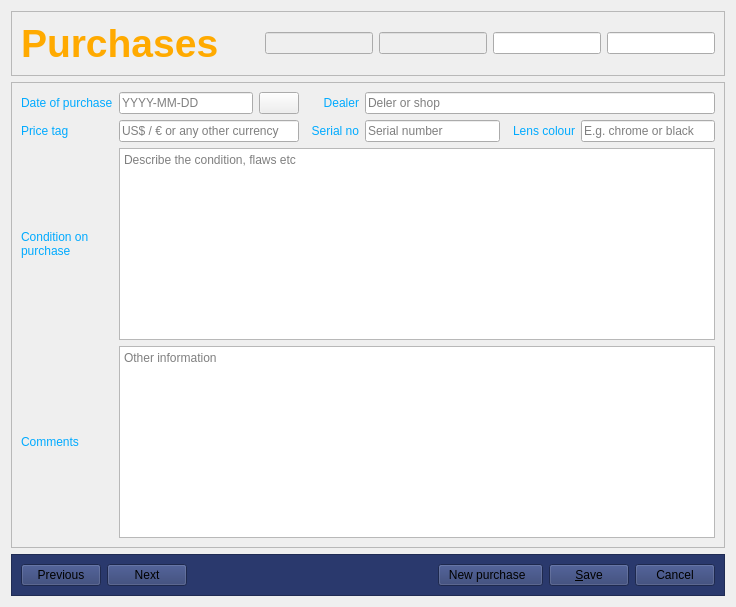
            <widget class="QWidget" name="tb_purchase">
             <attribute name="icon">
              <iconset theme="QIcon::ThemeIcon::InputGaming"/>
             </attribute>
             <attribute name="title">
              <string>Purchase</string>
             </attribute>
             <layout class="QVBoxLayout" name="verticalLayout_3">
              <item>
               <widget class="QFrame" name="frame_17">
                <property name="frameShape">
                 <enum>QFrame::Shape::StyledPanel</enum>
                </property>
                <property name="frameShadow">
                 <enum>QFrame::Shadow::Raised</enum>
                </property>
                <layout class="QHBoxLayout" name="horizontalLayout_15">
                 <item>
                  <widget class="QLabel" name="lb_purchases">
                   <property name="font">
                    <font>
                     <pointsize>29</pointsize>
                     <bold>true</bold>
                     <underline>false</underline>
                    </font>
                   </property>
                   <property name="styleSheet">
                    <string notr="true">color: rgb(255, 170, 0);</string>
                   </property>
                   <property name="text">
                    <string>Purchases</string>
                   </property>
                  </widget>
                 </item>
                 <item>
                  <spacer name="horizontalSpacer_7">
                   <property name="orientation">
                    <enum>Qt::Orientation::Horizontal</enum>
                   </property>
                   <property name="sizeHint" stdset="0">
                    <size>
                     <width>40</width>
                     <height>20</height>
                    </size>
                   </property>
                  </spacer>
                 </item>
                 <item>
                  <widget class="QLineEdit" name="le_pur_id">
                   <property name="enabled">
                    <bool>false</bool>
                   </property>
                  </widget>
                 </item>
                 <item>
                  <widget class="QLineEdit" name="le_pur_id_lens">
                   <property name="enabled">
                    <bool>false</bool>
                   </property>
                  </widget>
                 </item>
                 <item>
                  <widget class="QLineEdit" name="le_pur_datecreated"/>
                 </item>
                 <item>
                  <widget class="QLineEdit" name="le_pur_datechanged"/>
                 </item>
                </layout>
               </widget>
              </item>
              <item>
               <widget class="QFrame" name="frame_16">
                <property name="frameShape">
                 <enum>QFrame::Shape::StyledPanel</enum>
                </property>
                <property name="frameShadow">
                 <enum>QFrame::Shadow::Raised</enum>
                </property>
                <layout class="QGridLayout" name="gridLayout_6">
                 <item row="1" column="3">
                  <widget class="QLabel" name="label_50">
                   <property name="styleSheet">
                    <string notr="true">color: rgb(0, 170, 255);</string>
                   </property>
                   <property name="text">
                    <string>Dealer</string>
                   </property>
                   <property name="alignment">
                    <set>Qt::AlignmentFlag::AlignRight|Qt::AlignmentFlag::AlignTrailing|Qt::AlignmentFlag::AlignVCenter</set>
                   </property>
                  </widget>
                 </item>
                 <item row="1" column="1">
                  <widget class="QLineEdit" name="le_pur_purchase_date">
                   <property name="placeholderText">
                    <string>YYYY-MM-DD</string>
                   </property>
                  </widget>
                 </item>
                 <item row="1" column="4" colspan="3">
                  <widget class="QLineEdit" name="le_pur_purchase_from">
                   <property name="placeholderText">
                    <string>Deler or shop</string>
                   </property>
                  </widget>
                 </item>
                 <item row="2" column="5">
                  <widget class="QLabel" name="label_52">
                   <property name="styleSheet">
                    <string notr="true">color: rgb(0, 170, 255);</string>
                   </property>
                   <property name="text">
                    <string>  Lens colour</string>
                   </property>
                   <property name="alignment">
                    <set>Qt::AlignmentFlag::AlignRight|Qt::AlignmentFlag::AlignTrailing|Qt::AlignmentFlag::AlignVCenter</set>
                   </property>
                  </widget>
                 </item>
                 <item row="1" column="2">
                  <widget class="QPushButton" name="pb_pur_datepick">
                   <property name="toolTip">
                    <string>&lt;html&gt;&lt;head/&gt;&lt;body&gt;&lt;p&gt;Get date by date picker&lt;/p&gt;&lt;/body&gt;&lt;/html&gt;</string>
                   </property>
                   <property name="statusTip">
                    <string>Comfortable selection of purchase date</string>
                   </property>
                   <property name="whatsThis">
                    <string>Comfortable selection of purchase date</string>
                   </property>
                   <property name="text">
                    <string/>
                   </property>
                   <property name="icon">
                    <iconset theme="QIcon::ThemeIcon::DocumentProperties"/>
                   </property>
                   <property name="iconSize">
                    <size>
                     <width>32</width>
                     <height>32</height>
                    </size>
                   </property>
                  </widget>
                 </item>
                 <item row="4" column="1" colspan="6">
                  <widget class="QPlainTextEdit" name="le_pur_purchase_comment">
                   <property name="placeholderText">
                    <string>Other information</string>
                   </property>
                  </widget>
                 </item>
                 <item row="2" column="4">
                  <widget class="QLineEdit" name="le_pur_purchase_serial_no">
                   <property name="placeholderText">
                    <string>Serial number</string>
                   </property>
                  </widget>
                 </item>
                 <item row="4" column="0">
                  <widget class="QLabel" name="label_54">
                   <property name="styleSheet">
                    <string notr="true">color: rgb(0, 170, 255);</string>
                   </property>
                   <property name="text">
                    <string>Comments</string>
                   </property>
                  </widget>
                 </item>
                 <item row="3" column="0">
                  <widget class="QLabel" name="label_53">
                   <property name="styleSheet">
                    <string notr="true">color: rgb(0, 170, 255);</string>
                   </property>
                   <property name="text">
                    <string>Condition on
purchase</string>
                   </property>
                   <property name="margin">
                    <number>0</number>
                   </property>
                  </widget>
                 </item>
                 <item row="2" column="3">
                  <widget class="QLabel" name="label_51">
                   <property name="styleSheet">
                    <string notr="true">color: rgb(0, 170, 255);</string>
                   </property>
                   <property name="text">
                    <string>  Serial no</string>
                   </property>
                   <property name="alignment">
                    <set>Qt::AlignmentFlag::AlignRight|Qt::AlignmentFlag::AlignTrailing|Qt::AlignmentFlag::AlignVCenter</set>
                   </property>
                  </widget>
                 </item>
                 <item row="1" column="0">
                  <widget class="QLabel" name="label_48">
                   <property name="styleSheet">
                    <string notr="true">color: rgb(0, 170, 255);</string>
                   </property>
                   <property name="text">
                    <string>Date of purchase</string>
                   </property>
                  </widget>
                 </item>
                 <item row="2" column="6">
                  <widget class="QLineEdit" name="le_pur_purchase_lens_colour">
                   <property name="placeholderText">
                    <string>E.g. chrome or black</string>
                   </property>
                  </widget>
                 </item>
                 <item row="3" column="1" colspan="6">
                  <widget class="QPlainTextEdit" name="le_pur_purchase_lens_condition">
                   <property name="placeholderText">
                    <string>Describe the condition, flaws etc</string>
                   </property>
                  </widget>
                 </item>
                 <item row="2" column="0">
                  <widget class="QLabel" name="label_49">
                   <property name="styleSheet">
                    <string notr="true">color: rgb(0, 170, 255);</string>
                   </property>
                   <property name="text">
                    <string>Price tag</string>
                   </property>
                  </widget>
                 </item>
                 <item row="2" column="1" colspan="2">
                  <widget class="QLineEdit" name="le_pur_purchase_price">
                   <property name="placeholderText">
                    <string>US$ / € or any other currency</string>
                   </property>
                  </widget>
                 </item>
                </layout>
               </widget>
              </item>
              <item>
               <widget class="QFrame" name="frame_18">
                <property name="styleSheet">
                 <string notr="true">background-color: rgb(42, 57, 109);</string>
                </property>
                <property name="frameShape">
                 <enum>QFrame::Shape::StyledPanel</enum>
                </property>
                <property name="frameShadow">
                 <enum>QFrame::Shadow::Raised</enum>
                </property>
                <layout class="QHBoxLayout" name="horizontalLayout_14">
                 <item>
                  <widget class="QPushButton" name="pb_pur_previous">
                   <property name="font">
                    <font>
                     <bold>false</bold>
                     <underline>false</underline>
                    </font>
                   </property>
                   <property name="toolTip">
                    <string>Previous purchase record </string>
                   </property>
                   <property name="styleSheet">
                    <string notr="true"/>
                   </property>
                   <property name="text">
                    <string>Previous</string>
                   </property>
                   <property name="icon">
                    <iconset theme="QIcon::ThemeIcon::GoPrevious"/>
                   </property>
                   <property name="iconSize">
                    <size>
                     <width>32</width>
                     <height>32</height>
                    </size>
                   </property>
                  </widget>
                 </item>
                 <item>
                  <widget class="QPushButton" name="pb_pur_next">
                   <property name="font">
                    <font>
                     <bold>false</bold>
                     <underline>false</underline>
                    </font>
                   </property>
                   <property name="toolTip">
                    <string>Next purchase record</string>
                   </property>
                   <property name="styleSheet">
                    <string notr="true"/>
                   </property>
                   <property name="text">
                    <string>Next</string>
                   </property>
                   <property name="icon">
                    <iconset theme="QIcon::ThemeIcon::GoNext"/>
                   </property>
                   <property name="iconSize">
                    <size>
                     <width>32</width>
                     <height>32</height>
                    </size>
                   </property>
                  </widget>
                 </item>
                 <item>
                  <spacer name="horizontalSpacer_8">
                   <property name="orientation">
                    <enum>Qt::Orientation::Horizontal</enum>
                   </property>
                   <property name="sizeHint" stdset="0">
                    <size>
                     <width>40</width>
                     <height>20</height>
                    </size>
                   </property>
                  </spacer>
                 </item>
                 <item>
                  <widget class="QPushButton" name="pb_purch_new">
                   <property name="font">
                    <font>
                     <bold>false</bold>
                     <underline>false</underline>
                    </font>
                   </property>
                   <property name="toolTip">
                    <string>Add a lens you purchased</string>
                   </property>
                   <property name="styleSheet">
                    <string notr="true"/>
                   </property>
                   <property name="text">
                    <string>  New purchase    </string>
                   </property>
                   <property name="icon">
                    <iconset theme="QIcon::ThemeIcon::ContactNew"/>
                   </property>
                   <property name="iconSize">
                    <size>
                     <width>32</width>
                     <height>32</height>
                    </size>
                   </property>
                   <property name="shortcut">
                    <string>Ctrl+S</string>
                   </property>
                  </widget>
                 </item>
                 <item>
                  <widget class="QPushButton" name="pb_purch_save">
                   <property name="font">
                    <font>
                     <bold>false</bold>
                     <underline>false</underline>
                    </font>
                   </property>
                   <property name="toolTip">
                    <string>Save changes</string>
                   </property>
                   <property name="styleSheet">
                    <string notr="true"/>
                   </property>
                   <property name="text">
                    <string>   &amp;Save   </string>
                   </property>
                   <property name="icon">
                    <iconset theme="QIcon::ThemeIcon::DocumentSave"/>
                   </property>
                   <property name="iconSize">
                    <size>
                     <width>32</width>
                     <height>32</height>
                    </size>
                   </property>
                  </widget>
                 </item>
                 <item>
                  <widget class="QPushButton" name="pb_purch_cancel">
                   <property name="enabled">
                    <bool>true</bool>
                   </property>
                   <property name="font">
                    <font>
                     <bold>false</bold>
                     <underline>false</underline>
                    </font>
                   </property>
                   <property name="toolTip">
                    <string>Revert changes</string>
                   </property>
                   <property name="styleSheet">
                    <string notr="true"/>
                   </property>
                   <property name="text">
                    <string>Cancel</string>
                   </property>
                   <property name="icon">
                    <iconset theme="QIcon::ThemeIcon::EditRedo"/>
                   </property>
                   <property name="iconSize">
                    <size>
                     <width>32</width>
                     <height>32</height>
                    </size>
                   </property>
                  </widget>
                 </item>
                </layout>
                <zorder>pb_pur_previous</zorder>
                <zorder>pb_pur_next</zorder>
                <zorder>pb_purch_save</zorder>
                <zorder>pb_purch_cancel</zorder>
                <zorder>pb_purch_new</zorder>
               </widget>
              </item>
             </layout>
            </widget>
